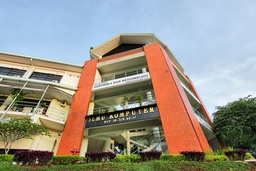
#> input picture LKP1/ilkom.jpg, 256 x 171 px, shrunk from 1000 x 667 before the run, found by its file name
$ python 'LKP2 G64150013 Adi Rizka.py'
#> lines starting #> are read from the running program, lines starting #| are printed output that depends on the picture
import cv2
import numpy as np

img = cv2.imread("ilkom.jpg")
#> img is the input picture: shape (171, 256, 3); mean B, G, R 136.9, 147.4, 152.5

H,W = img.shape[:2]
#> H = 171; W = 256
gray = np.zeros((H,W), np.uint8)
for i in range(H):
	for j in range(W):
		gray[i,j] = np.clip(0.299* img[i,j,0]  + 0.587 * img[i,j,1] + 0.114 * img[i,j,2], 0, 255)
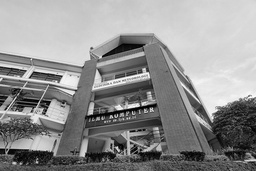
#> gray: shape (171, 256); min 0, max 254, mean 144.4

H,W = img.shape[:2]
inv = np.zeros((H,W), np.uint8)
for i in range(H):
	for j in range(W):
		inv[i,j] = np.clip(abs(img[i,j,0]-255), abs(img[i,j,1]-255), abs(img[i,j,2]-255))
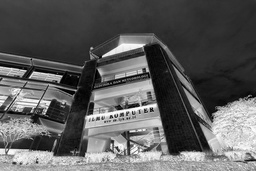
#> inv: shape (171, 256); min 0, max 255, mean 92.3

H, W = img.shape[:2]
thresh = np.zeros((H, W), np.uint8)
for i in range(H):
	for j in range(W):
		thresh[i, j] = np.clip(img[i, j, 0] if img[i, j, 0] > 150 else 0, img[i, j, 1] if img[i, j, 1] > 150 else 0, img[i, j, 2] if img[i, j, 2] > 150 else 0)
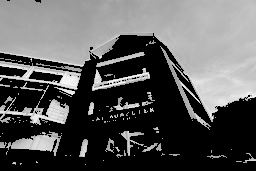
#> thresh: shape (171, 256); min 0, max 255, mean 91.1

cv2.imwrite("grayscale.jpg", gray)
cv2.imshow("gray", gray)
cv2.imwrite("invert.jpg",inv)
cv2.imshow("invert", inv)
cv2.imwrite("thresh_tozero.jpg",thresh)
cv2.imshow("thresh_tozero",thresh)
cv2.waitKey()
cv2.destroyAllWindows()
